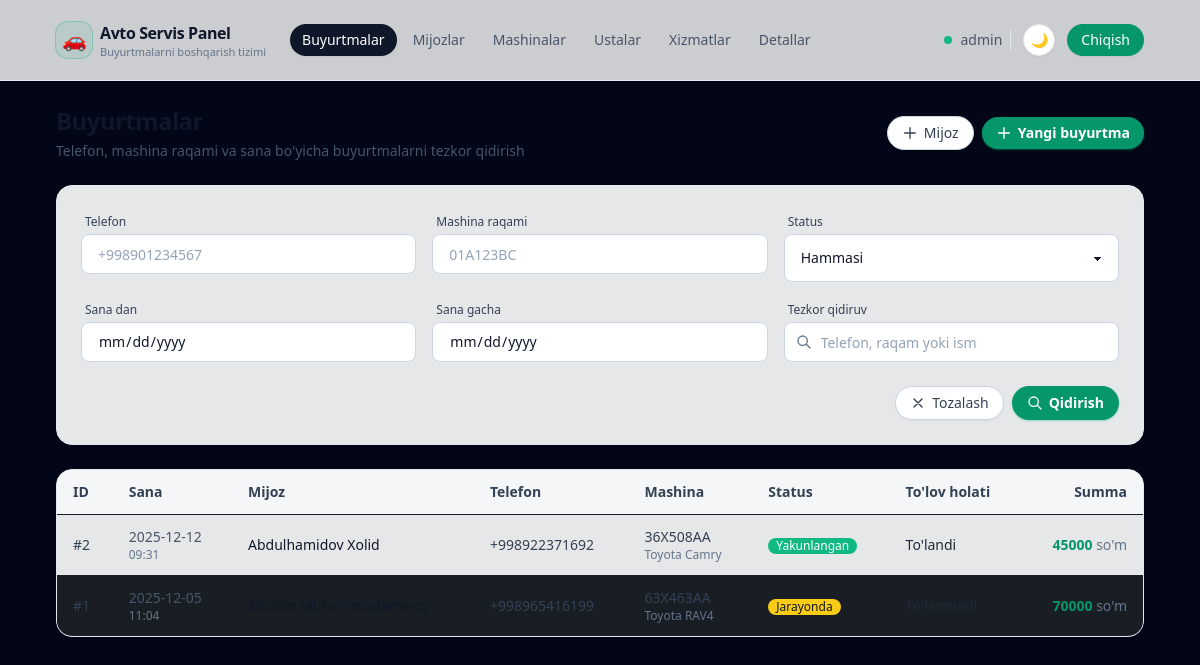
Before: / (signed in) with the older database file.
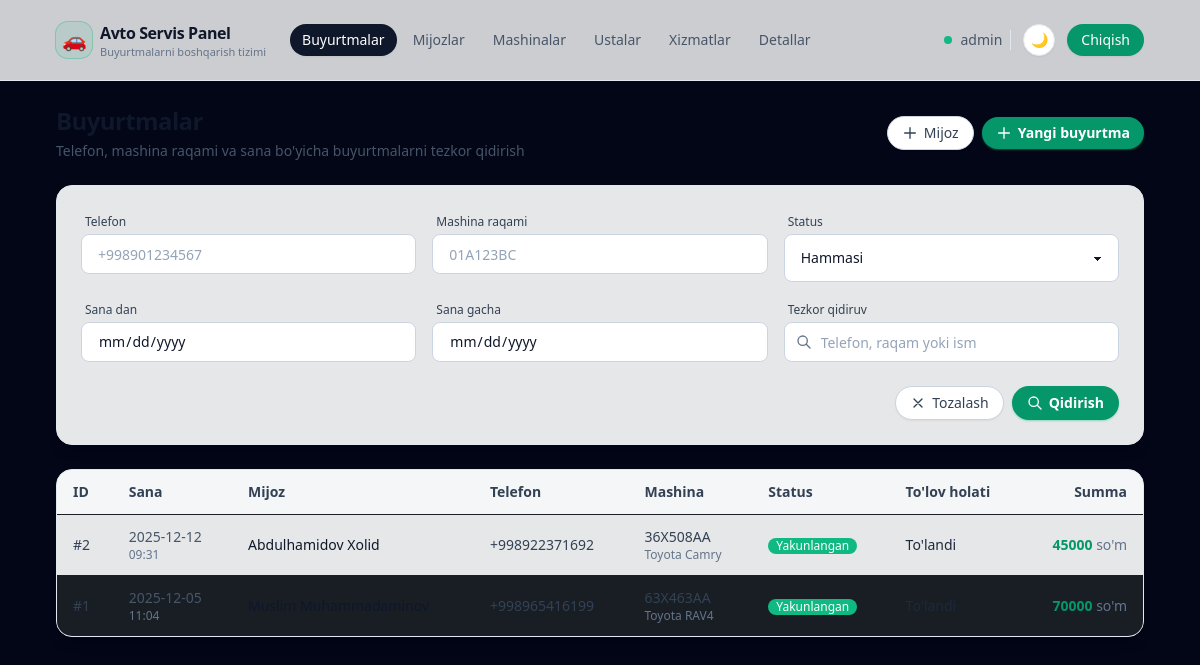
After: the same page with the newer database file.
### apps/models.py (models this page shows, shortened)
class Order(models.Model):
    customer = models.ForeignKey(
        Customer, on_delete=models.CASCADE, related_name="orders"
    )
    car = models.ForeignKey(
        Car, on_delete=models.CASCADE, related_name="orders"
    )
    master = models.ForeignKey(
        Master,
        on_delete=models.SET_NULL,
        related_name="orders",
        null=True,
        blank=True,
    )
    description = models.TextField(_("Problem description"), blank=True)
    status = models.CharField(
        _("Status"),
        max_length=32,
        choices=OrderStatus.choices,
        default=OrderStatus.NEW,
        db_index=True,
    )
    payment_status = models.CharField(
        _("Payment status"),
        max_length=32,
        choices=PaymentStatus.choices,
        default=PaymentStatus.UNPAID,
    )
    payment_type = models.CharField(
        _("Payment type"),
        max_length=32,
        choices=PaymentType.choices,
        blank=True,
    )
    total_amount = models.DecimalField(
        _("Total amount"),
        max_digits=14,
        decimal_places=2,
        default=0,
    )
    created_at = models.DateTimeField(_("Created at"), auto_now_add=True)
    updated_at = models.DateTimeField(_("Updated at"), auto_now=True)
    class Meta:
        verbose_name = _("Order")
        verbose_name_plural = _("Orders")
        ordering = ["-created_at"]

class Customer(models.Model):
    full_name = models.CharField(_("Full name"), max_length=255)
    phone = models.CharField(
        _("Phone"),
        max_length=20,
        db_index=True,
    )
    telegram_username = models.CharField(
        _("Telegram username"), max_length=255, null=True, blank=True
    )
    class Meta:
        verbose_name = _("Customer")
        verbose_name_plural = _("Customers")

class Car(models.Model):
    customer = models.ForeignKey(
        Customer, on_delete=models.CASCADE, related_name="cars"
    )
    brand = models.CharField(_("Brand"), max_length=100)
    model = models.CharField(_("Model"), max_length=100, blank=True)
    plate_number = models.CharField(
        _("Plate number"),
        max_length=20,
        db_index=True,
    )
    vin = models.CharField(_("VIN"), max_length=64, blank=True)
    class Meta:
        verbose_name = _("Car")
        verbose_name_plural = _("Cars")

### apps/views/orders.py (the view)
# urls.py: path("", order_list, name="order_list"),
@login_required
def order_list(request):
    orders = Order.objects.select_related("customer", "car", "master").order_by("-created_at")
    phone = request.GET.get("phone", "").strip()
    plate = request.GET.get("plate", "").strip()
    status = request.GET.get("status", "").strip()
    date_from = request.GET.get("date_from", "").strip()
    date_to = request.GET.get("date_to", "").strip()
    query = request.GET.get("q", "").strip()
    if phone:
        orders = orders.filter(customer__phone__icontains=phone)
    if plate:
        orders = orders.filter(car__plate_number__icontains=plate)
    if status:
        orders = orders.filter(status=status)
    if date_from:
        try:
            df = datetime.strptime(date_from, "%Y-%m-%d").date()
            orders = orders.filter(created_at__date__gte=df)
        except ValueError:
            pass
    if date_to:
        try:
            dt = datetime.strptime(date_to, "%Y-%m-%d").date()
            orders = orders.filter(created_at__date__lte=dt)
        except ValueError:
            pass
    if query:
        orders = orders.filter(
            Q(customer__phone__icontains=query)
            | Q(car__plate_number__icontains=query)
            | Q(customer__full_name__icontains=query)
        )
    context = {
        "orders": orders,
        "filter": {
            "phone": phone,
            "plate": plate,
            "status": status,
            "date_from": date_from,
            "date_to": date_to,
            "q": query,
        },
    }
    return render(request, "orders/order_list.jinja", context)

### templates/orders/order_list.jinja (shortened to what the changed rows need)
{% extends "base.html" %}
{% block content %}
<div class="flex flex-col sm:flex-row sm:items-center sm:justify-between gap-4 mb-6">
    <div class="space-y-1">
        <h1 class="text-xl sm:text-2xl font-semibold tracking-tight text-slate-900 dark:text-white">Buyurtmalar</h1>
    </div>
</div>
<div class="overflow-hidden rounded-2xl border border-slate-200 dark:border-slate-800 bg-white/90 dark:bg-slate-950/60 shadow-lg shadow-black/5 dark:shadow-black/50">
    <div class="overflow-x-auto">
        <table class="table table-zebra w-full">
            <thead class="bg-slate-50/80 dark:bg-slate-900/80 border-b border-slate-200 dark:border-slate-800">
            <tr>
                <th class="text-xs sm:text-sm font-semibold text-slate-700 dark:text-slate-300 px-3 sm:px-4 py-3">ID</th>
                <th class="text-xs sm:text-sm font-semibold text-slate-700 dark:text-slate-300 px-3 sm:px-4 py-3">Sana</th>
                <th class="text-xs sm:text-sm font-semibold text-slate-700 dark:text-slate-300 px-3 sm:px-4 py-3">Mijoz</th>
                <th class="text-xs sm:text-sm font-semibold text-slate-700 dark:text-slate-300 px-3 sm:px-4 py-3 hidden sm:table-cell">Telefon</th>
                <th class="text-xs sm:text-sm font-semibold text-slate-700 dark:text-slate-300 px-3 sm:px-4 py-3">Mashina</th>
                <th class="text-xs sm:text-sm font-semibold text-slate-700 dark:text-slate-300 px-3 sm:px-4 py-3">Status</th>
                <th class="text-xs sm:text-sm font-semibold text-slate-700 dark:text-slate-300 px-3 sm:px-4 py-3 hidden lg:table-cell">To'lov holati</th>
                <th class="text-xs sm:text-sm font-semibold text-slate-700 dark:text-slate-300 px-3 sm:px-4 py-3 text-right">Summa</th>
            </tr>
            </thead>
            <tbody class="divide-y divide-slate-200 dark:divide-slate-800">
            {% for order in orders %}
                <tr class="hover:bg-slate-50 dark:hover:bg-slate-900/70 cursor-pointer transition-colors"
                    onclick="window.location='{% url 'apps:order_detail' order.pk %}'">
                    <td class="px-3 sm:px-4 py-3 text-slate-700 dark:text-slate-300 font-medium">#{{ order.id }}</td>
                    <td class="px-3 sm:px-4 py-3 text-slate-600 dark:text-slate-400 text-xs sm:text-sm">
                        <div class="flex flex-col">
                            <span>{{ order.created_at|date:"Y-m-d" }}</span>
                            <span class="text-slate-500 dark:text-slate-500 text-[10px] sm:text-xs">{{ order.created_at|date:"H:i" }}</span>
                        </div>
                    </td>
                    <td class="px-3 sm:px-4 py-3 text-slate-900 dark:text-slate-100 font-medium text-xs sm:text-sm">{{ order.customer.full_name }}</td>
                    <td class="px-3 sm:px-4 py-3 text-slate-700 dark:text-slate-300 text-xs sm:text-sm hidden sm:table-cell">{{ order.customer.phone }}</td>
                    <td class="px-3 sm:px-4 py-3 text-slate-700 dark:text-slate-300 text-xs sm:text-sm">
                        <div class="flex flex-col">
                            <span class="font-medium">{{ order.car.plate_number }}</span>
                            <span class="text-slate-500 dark:text-slate-500 text-[10px] sm:text-xs">{{ order.car.brand }} {{ order.car.model }}</span>
                        </div>
                    </td>
                    <td class="px-3 sm:px-4 py-3">
                        {% if order.status == "new" %}
                            <span class="status-badge-new">Yangi</span>
                        {% elif order.status == "in_progress" %}
                            <span class="status-badge-in_progress">Jarayonda</span>
                        {% elif order.status == "checking" %}
                            <span class="status-badge-checking">Tekshirilmoqda</span>
                        {% elif order.status == "completed" %}
                            <span class="status-badge-completed">Yakunlangan</span>
                        {% else %}
                            <span class="inline-flex items-center rounded-full bg-slate-600 dark:bg-slate-700 px-2 py-0.5 text-xs text-white">
                                {{ order.get_status_display }}
                            </span>
                        {% endif %}
                    </td>
                    <td class="px-3 sm:px-4 py-3 text-slate-800 dark:text-slate-200 text-xs sm:text-sm hidden lg:table-cell">
                    </td>
                    <td class="px-3 sm:px-4 py-3 text-right text-emerald-600 dark:text-emerald-400 font-semibold text-xs sm:text-sm">
                        {{ order.total_amount|floatformat:0 }} <span class="text-slate-500 dark:text-slate-500 font-normal">so'm</span>
                    </td>
                </tr>
            {% endfor %}
            </tbody>
        </table>
    </div>
</div>
{% endblock %}

Changed rows visible on the page:
changed Order "63X463AA": status "Jarayonda" → "Yakunlangan"
